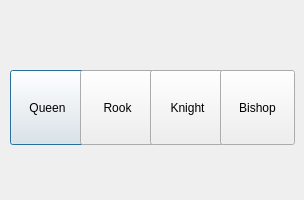
<?xml version="1.0" encoding="UTF-8"?>
<ui version="4.0">
 <class>Dialog</class>
 <widget class="QDialog" name="Dialog">
  <property name="geometry">
   <rect>
    <x>0</x>
    <y>0</y>
    <width>304</width>
    <height>200</height>
   </rect>
  </property>
  <property name="windowTitle">
   <string>Dialog</string>
  </property>
  <widget class="QPushButton" name="btnQueen">
   <property name="geometry">
    <rect>
     <x>10</x>
     <y>70</y>
     <width>75</width>
     <height>75</height>
    </rect>
   </property>
   <property name="text">
    <string>Queen</string>
   </property>
  </widget>
  <widget class="QPushButton" name="btnRook">
   <property name="geometry">
    <rect>
     <x>80</x>
     <y>70</y>
     <width>75</width>
     <height>75</height>
    </rect>
   </property>
   <property name="text">
    <string>Rook</string>
   </property>
  </widget>
  <widget class="QPushButton" name="btnKnight">
   <property name="geometry">
    <rect>
     <x>150</x>
     <y>70</y>
     <width>75</width>
     <height>75</height>
    </rect>
   </property>
   <property name="text">
    <string>Knight</string>
   </property>
  </widget>
  <widget class="QPushButton" name="btnBishop">
   <property name="geometry">
    <rect>
     <x>220</x>
     <y>70</y>
     <width>75</width>
     <height>75</height>
    </rect>
   </property>
   <property name="text">
    <string>Bishop</string>
   </property>
  </widget>
 </widget>
 <resources/>
 <connections/>
</ui>
